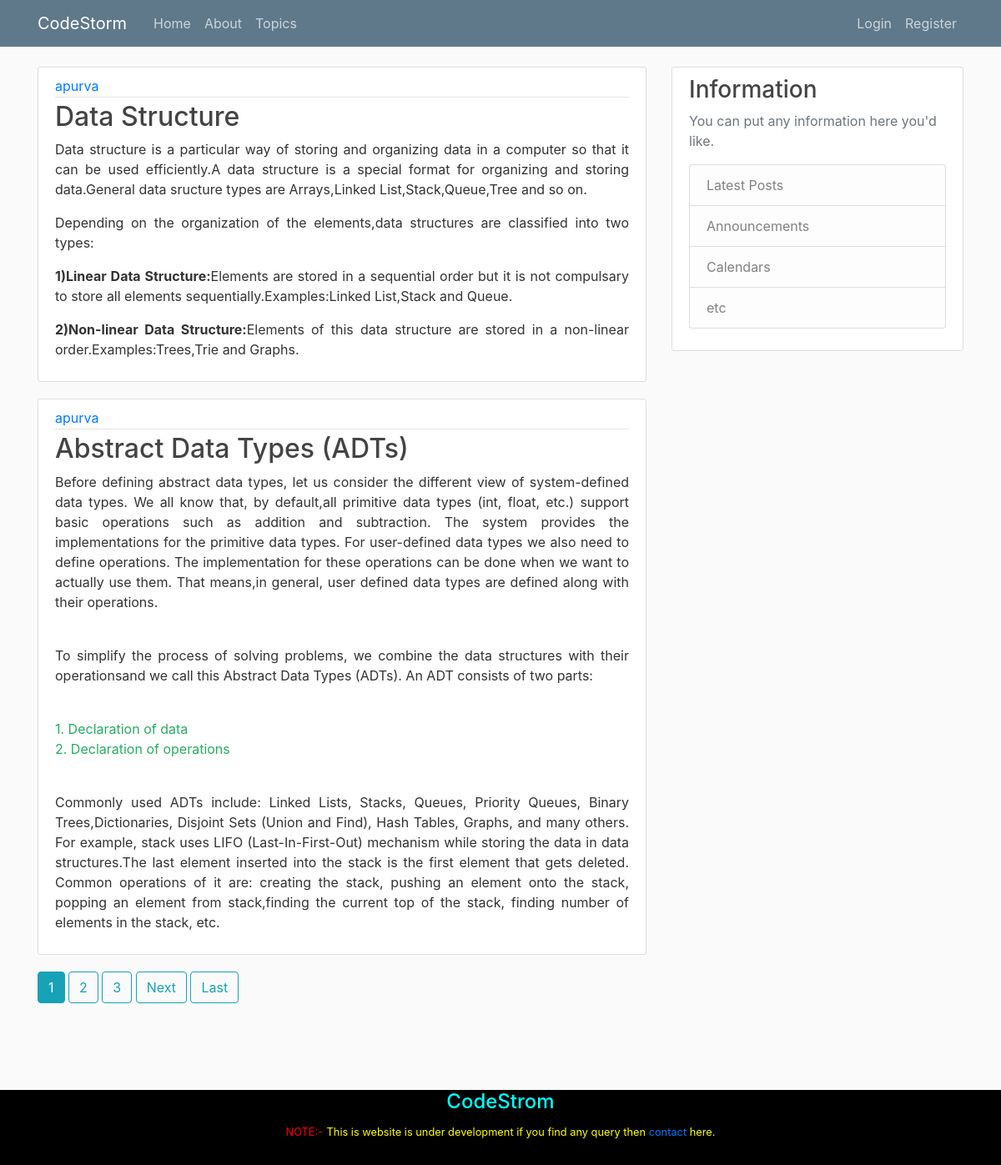
The page / on the database its author committed.
### blog/models.py (models this page shows, shortened)
class Post(models.Model):
    title = models.CharField(max_length = 100)
    content = RichTextUploadingField(blank=True,null=True,extra_plugins=['codesnippet','youtube',],external_plugin_resources=[('youtube','/static/blog/ckeditor_plugin/youtube/youtube/','plugin.js')])
    author = models.ForeignKey(User, on_delete = models.CASCADE)
    date_posted = models.DateTimeField(default=timezone.now)

### blog/views.py (the view)
# urls.py: path('', PostListView.as_view(), name='blog-home'),
class PostListView(ListView):
    model = Post
    template_name = 'blog/home.html'
    context_object_name = 'posts'
    paginate_by = 2
    ordering = ['date_posted']

### blog/templates/blog/home.html (shortened to what this page needs)
{% extends "blog/base.html" %}
{% block content %}
    {% for post in posts %}
    <article class="content-section">
      <div class="">
        <div class="article-metadata">
          <a class="mr-2" href="#">{{ post.author }}</a>
        </div>
        <h2><a class="article-title" href="{% url 'post-detail' post.id %}">{{ post.title }}</a></h2>
        {{ post.content|safe }}
      </div>
    </article>
    {% endfor %}
    {% if is_paginated %}
      {% for num in page_obj.paginator.page_range %}
        {% if page_obj.number == num %}
          <a class="btn btn-info mb-4" href="?page={{ num }}">{{ num }}</a>
        {% elif num > page_obj.number|add:'-3' and num < page_obj.number|add:'3' %}
          <a class="btn btn-outline-info mb-4" href="?page={{ num }}">{{ num }}</a>
        {% endif %}
      {% endfor %}
      {% if page_obj.has_next %}
        <a class="btn btn-outline-info mb-4" href="?page={{ page_obj.next_page_number }}">Next</a>
        <a class="btn btn-outline-info mb-4" href="?page={{ page_obj.paginator.num_pages }}">Last</a>
      {% endif %}
{% endif %}
{% endblock content %}

### blog/static/blog/main.css (style rules this page uses)
body { background: #fafafa; color: #333333; margin-top: 5rem; }
h1, h2, h3, h4, h5, h6 { color: #444444; }
.content-section { background: #ffffff; padding: 10px 20px; border: 1px solid #dddddd; border-radius: 3px; margin-bottom: 20px; }
.article-title { color: #444444; }
.article-metadata { padding-bottom: 1px; margin-bottom: 4px; border-bottom: 1px solid #e3e3e3 }

### rows shown on the page
Post: author "apurva", title "Data Structure", content "Data structure is a particular way of storing and organizing data in a computer so that it can be used efficiently.A data structure is a special format for organizing and storing data.General data sructure types are Arrays,Linked List,Stack,Queue,Tree and so on. Depending on the organization of the elements,data structures are classified into two types: 1)Linear Data Structure: Elements are stored in a sequential order but it is not compulsary to store all elements sequentially.Examples:Linked List,Stack and Queue. 2)Non-linear Data Structure: Elements of this data structure are stored in a non-linear order.Examples:Trees,Trie and Graphs."
Post: author "apurva", title "Abstract Data Types (ADTs)", content "Before defining abstract data types, let us consider the different view of system-defined data types. We all know that, by default,all primitive data types (int, float, etc.) support basic operations such as addition and subtraction. The system provides the implementations for the primitive data types. For user-defined data types we also need to define operations. The implementation for these operations can be done when we want to actually use them. That means,in general, user defined data types are defined along with their operations. To simplify the process of solving problems, we combine the data structures with their operationsand we call this Abstract Data Types (ADTs). An ADT consists…"

### other values the page prints
{{ num }} "1"
{{ num }} "2" "3"
